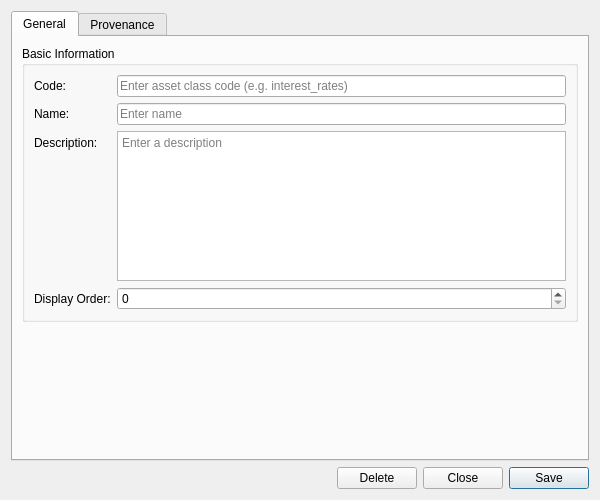
<?xml version="1.0" encoding="UTF-8"?>
<ui version="4.0">
 <class>AssetClassCodeDetailDialog</class>
 <widget class="QWidget" name="AssetClassCodeDetailDialog">
  <property name="geometry">
   <rect>
    <x>0</x>
    <y>0</y>
    <width>600</width>
    <height>500</height>
   </rect>
  </property>
  <property name="sizePolicy">
   <sizepolicy hsizetype="Preferred" vsizetype="Preferred">
    <horstretch>0</horstretch>
    <verstretch>0</verstretch>
   </sizepolicy>
  </property>
  <property name="minimumSize">
   <size>
    <width>600</width>
    <height>500</height>
   </size>
  </property>
  <property name="windowTitle">
   <string>Asset Class Code Details</string>
  </property>
  <layout class="QVBoxLayout" name="verticalLayout">
   <item>
    <widget class="QTabWidget" name="tabWidget">
     <property name="currentIndex"><number>0</number></property>
     <widget class="QWidget" name="generalTab">
      <attribute name="title"><string>General</string></attribute>
      <layout class="QVBoxLayout" name="generalLayout">
       <item>
        <widget class="QGroupBox" name="basicInfoGroup">
         <property name="title">
          <string>Basic Information</string>
         </property>
         <layout class="QFormLayout" name="formLayout">
          <item row="0" column="0">
           <widget class="QLabel" name="labelCode">
            <property name="text">
             <string>Code:</string>
            </property>
           </widget>
          </item>
          <item row="0" column="1">
           <widget class="QLineEdit" name="codeEdit">
            <property name="placeholderText">
             <string>Enter asset class code (e.g. interest_rates)</string>
            </property>
            <property name="readOnly">
             <bool>true</bool>
            </property>
           </widget>
          </item>
          <item row="1" column="0">
           <widget class="QLabel" name="labelName">
            <property name="text">
             <string>Name:</string>
            </property>
           </widget>
          </item>
          <item row="1" column="1">
           <widget class="QLineEdit" name="nameEdit">
            <property name="placeholderText">
             <string>Enter name</string>
            </property>
           </widget>
          </item>
          <item row="2" column="0">
           <widget class="QLabel" name="labelDescription">
            <property name="text">
             <string>Description:</string>
            </property>
           </widget>
          </item>
          <item row="2" column="1">
           <widget class="QPlainTextEdit" name="descriptionEdit">
            <property name="minimumSize">
             <size>
              <width>0</width>
              <height>80</height>
             </size>
            </property>
            <property name="maximumSize">
             <size>
              <width>16777215</width>
              <height>150</height>
             </size>
            </property>
            <property name="placeholderText">
             <string>Enter a description</string>
            </property>
           </widget>
          </item>
          <item row="3" column="0">
           <widget class="QLabel" name="labelDisplayOrder">
            <property name="text">
             <string>Display Order:</string>
            </property>
           </widget>
          </item>
          <item row="3" column="1">
           <widget class="QSpinBox" name="displayOrderEdit">
            <property name="minimum">
             <number>0</number>
            </property>
            <property name="maximum">
             <number>9999</number>
            </property>
           </widget>
          </item>
         </layout>
        </widget>
       </item>
       <item>
        <spacer name="verticalSpacer">
         <property name="orientation">
          <enum>Qt::Vertical</enum>
         </property>
         <property name="sizeHint" stdset="0">
          <size>
           <width>20</width>
           <height>40</height>
          </size>
         </property>
        </spacer>
       </item>
      </layout>
     </widget>
     <widget class="QWidget" name="provenanceTab">
      <attribute name="title"><string>Provenance</string></attribute>
      <layout class="QVBoxLayout" name="provenanceTabLayout">
       <item>
        <widget class="ores::qt::ProvenanceWidget" name="provenanceWidget" native="true"/>
       </item>
      </layout>
     </widget>
    </widget>
   </item>
   <item>
    <layout class="QHBoxLayout" name="buttonLayout">
     <item>
      <spacer name="horizontalSpacer">
       <property name="orientation">
        <enum>Qt::Horizontal</enum>
       </property>
       <property name="sizeHint" stdset="0">
        <size>
         <width>40</width>
         <height>20</height>
        </size>
       </property>
      </spacer>
     </item>
     <item>
      <widget class="QPushButton" name="deleteButton">
       <property name="text">
        <string>Delete</string>
       </property>
      </widget>
     </item>
     <item>
      <widget class="QPushButton" name="closeButton">
       <property name="text">
        <string>Close</string>
       </property>
      </widget>
     </item>
     <item>
      <widget class="QPushButton" name="saveButton">
       <property name="text">
        <string>Save</string>
       </property>
       <property name="default">
        <bool>true</bool>
       </property>
      </widget>
     </item>
    </layout>
   </item>
  </layout>
 </widget>
 <customwidgets>
  <customwidget>
   <class>ores::qt::ProvenanceWidget</class>
   <extends>QWidget</extends>
   <header>ores.qt/ProvenanceWidget.hpp</header>
  </customwidget>
 </customwidgets>
 <resources/>
 <connections/>
</ui>
